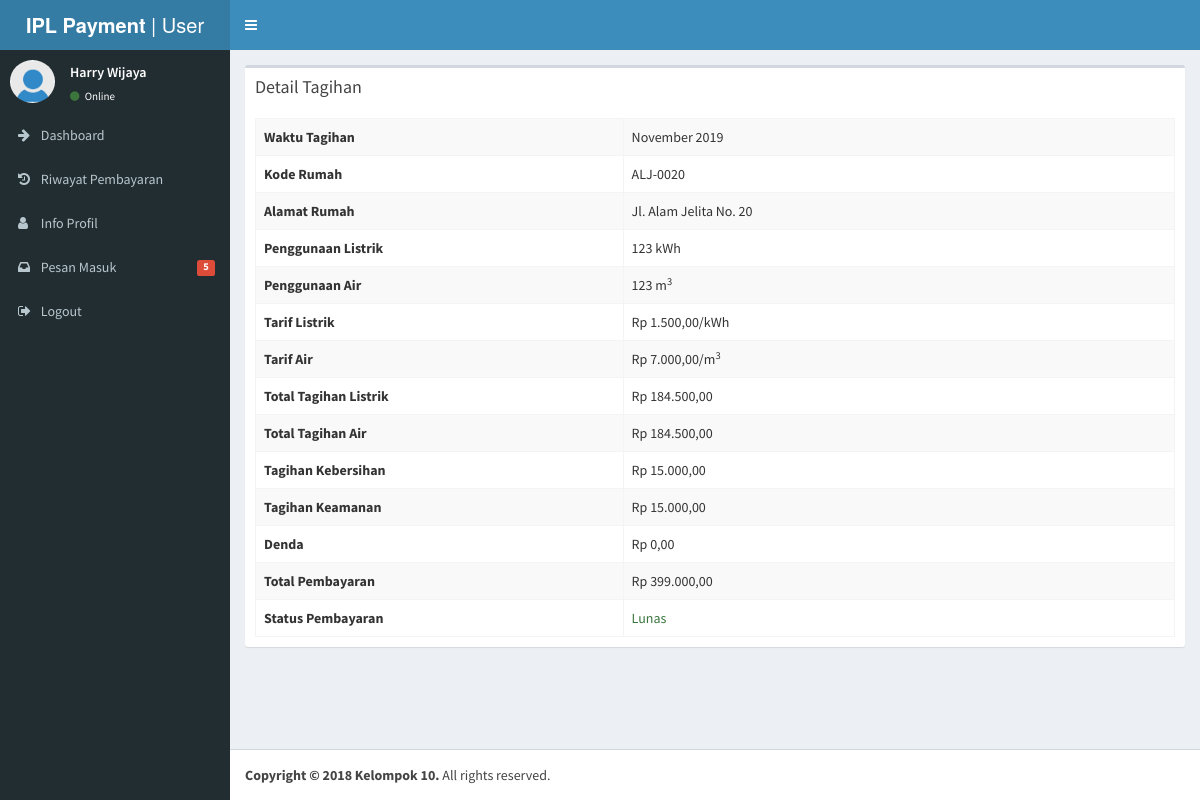
Screenshot of /tagihan_detail.php?id=15 (signed in) with the database file from the repository.
### tables this page shows
CREATE TABLE `user` (
  `id` int(11) NOT NULL,
  `nama` varchar(255) NOT NULL,
  `nik` varchar(255) NOT NULL,
  `nomor_hp` varchar(255) NOT NULL,
  `rumah_id` int(11) NOT NULL,
  `email` varchar(255) NOT NULL,
  `password` varchar(255) NOT NULL
);

CREATE TABLE `tagihan` (
  `id` int(11) NOT NULL,
  `rumah_id` int(11) NOT NULL,
  `listrik` int(11) NOT NULL,
  `air` int(11) NOT NULL,
  `tagihan_kebersihan` int(11) NOT NULL,
  `tagihan_keamanan` int(11) NOT NULL,
  `tagihan_listrik` int(11) NOT NULL,
  `tagihan_air` int(11) NOT NULL,
  `denda` int(11) NOT NULL,
  `total` int(11) NOT NULL,
  `tanggal` int(11) NOT NULL,
  `bulan` varchar(255) NOT NULL,
  `tahun` varchar(255) NOT NULL,
  `status` int(11) NOT NULL,
  `bukti_bayar` varchar(255) NOT NULL,
  `flag_bulan_denda` int(11) NOT NULL
);

CREATE TABLE `rumah` (
  `id` int(11) NOT NULL,
  `kode` varchar(255) NOT NULL,
  `alamat` text NOT NULL
);

CREATE TABLE `tarif` (
  `air` int(11) NOT NULL,
  `listrik` int(11) NOT NULL,
  `keamanan` int(11) NOT NULL,
  `kebersihan` int(11) NOT NULL
);

### config/koneksi.php (called while the page is built, shortened)
<?php
function rupiah($angka){
	$hasil_rupiah = "Rp " . number_format($angka,2,',','.');
	return $hasil_rupiah;
}
function bulanIndo($angka){
	switch ($angka) {
		case 11:
			return "November";
			break;
	}
}
?>

### tagihan_detail.php (the view, shortened to what this page needs)
<?php
require_once "config/koneksi.php";
$adminId = $_SESSION['user'];
$resPanitia = mysqli_query($conn, "SELECT * FROM user WHERE id='$adminId'");
$rowPanitia = mysqli_fetch_assoc($resPanitia);
$siswaId = $_GET['id'];
$resData = mysqli_query($conn, "SELECT * FROM tagihan INNER JOIN rumah ON tagihan.rumah_id = rumah.id INNER JOIN user ON tagihan.rumah_id = user.rumah_id WHERE tagihan.id='$siswaId'");
$rowData = mysqli_fetch_assoc($resData);
$tarif = mysqli_query($conn, "SELECT * FROM tarif");
$rowTarif = mysqli_fetch_assoc($tarif);
?>
<!DOCTYPE html>
<html>
<head>
  <link rel="stylesheet" href="lib/bootstrap/css/bootstrap.min.css">
  <link rel="stylesheet" href="https://cdnjs.cloudflare.com/ajax/libs/font-awesome/4.5.0/css/font-awesome.min.css">
  <link rel="stylesheet" href="https://cdnjs.cloudflare.com/ajax/libs/ionicons/2.0.1/css/ionicons.min.css">
  <link rel="stylesheet" href="dist/css/AdminLTE.min.css">
  <link rel="stylesheet" href="dist/css/skins/_all-skins.min.css">
  <link rel="stylesheet" href="plugins/iCheck/flat/blue.css">
  <link rel="stylesheet" href="plugins/morris/morris.css">
  <link rel="stylesheet" href="plugins/jvectormap/jquery-jvectormap-1.2.2.css">
  <link rel="stylesheet" href="plugins/datepicker/datepicker3.css">
  <link rel="stylesheet" href="plugins/daterangepicker/daterangepicker.css">
  <link rel="stylesheet" href="plugins/bootstrap-wysihtml5/bootstrap3-wysihtml5.min.css">
</head>
<body class="hold-transition skin-blue sidebar-mini">
<div class="wrapper">
  <header class="main-header">
    <a href="index.php" class="logo">
      <span class="logo-lg"><b>IPL Payment</b> | User</span>
    </a>
    <nav class="navbar navbar-static-top">
      <a href="#" class="sidebar-toggle" data-toggle="offcanvas" role="button">
      </a>
    </nav>
  </header>
  <aside class="main-sidebar">
    <section class="sidebar">
      <div class="user-panel">
        <div class="pull-left image">
          <img src="images/user.jpg" class="img-circle" alt="User Image">
        </div>
        <div class="pull-left info">
          <p><?php echo $rowPanitia['nama']; ?></p>
          <a href="#"><i class="fa fa-circle text-success"></i> Online</a>
        </div>
      </div>
      <?php include("config/nav_user.php");?>
    </section>
  </aside>
  <div class="content-wrapper">
    <section class="content">
          <div class="box">
            <div class="box-header">
              <h3 class="box-title">Detail Tagihan</h3>
            </div>
            <div class="box-body table-responsive">
          <table class="table table-bordered table-striped">
            <tr>
              <th width="40%">Waktu Tagihan</th>
              <td width="60%"><?php echo bulanIndo($rowData['bulan']) . " " . date('Y'); ?></td>
            </tr>
            <tr>
              <th width="40%">Kode Rumah</th>
              <td width="60%"><?php echo $rowData['kode']; ?></td>
            </tr>
            <tr>
              <th width="40%">Alamat Rumah</th>
              <td width="60%"><?php echo $rowData['alamat']; ?></td>
            </tr>
            <tr>
              <th width="40%">Penggunaan Listrik</th>
              <td width="60%"><?php echo $rowData['listrik']; ?> kWh</td>
            </tr>
            <tr>
              <th width="40%">Penggunaan Air</th>
              <td width="60%"><?php echo $rowData['air']; ?> m<sup>3</sup></td>
            </tr>
            <tr>
              <th width="40%">Tarif Listrik</th>
              <td width="60%"><?php echo rupiah($rowTarif['listrik']); ?>/kWh</td>
            </tr>
            <tr>
              <th width="40%">Tarif Air</th>
              <td width="60%"><?php echo rupiah($rowTarif['air']); ?>/m<sup>3</sup></td>
            </tr>
            <tr>
              <th width="40%">Total Tagihan Listrik</th>
              <td width="60%"><?php echo rupiah($rowData['tagihan_listrik']); ?></td>
            </tr>
            <tr>
              <th width="40%">Total Tagihan Air</th>
              <td width="60%"><?php echo rupiah($rowData['tagihan_air']); ?></td>
            </tr>
            <tr>
              <th width="40%">Tagihan Kebersihan</th>
              <td width="60%"><?php echo rupiah($rowData['tagihan_kebersihan']); ?></td>
            </tr>
            <tr>
              <th width="40%">Tagihan Keamanan</th>
              <td width="60%"><?php echo rupiah($rowData['tagihan_keamanan']); ?></td>
            </tr>
            <tr>
              <th width="40%">Denda</th>
              <td width="60%"><?php echo rupiah($rowData['denda']); ?></td>
            </tr>
            <tr>
              <th width="40%">Total Pembayaran</th>
              <td width="60%"><?php echo rupiah($rowData['total']); ?></td>
            </tr>
            <tr>
              <th width="40%">Status Pembayaran</th>
              <td width="60%">
                      <?php
                        switch ($rowData['status']) {
                          case 2:
                          echo "<span class='text-success'>Lunas</span>";
                            break;
                        }
                      ?></td>
            </tr>
          </table>
        </div>
          </div>
    </section>
  </div>
  <footer class="main-footer">
    <strong>Copyright &copy; 2018 Kelompok 10.</strong> All rights
    reserved.
  </footer>
</div>
</body>
</html>

### rows the page displays
user: nama "Harry Wijaya"
tagihan: bulan "November", rumah.kode "ALJ-0020", rumah.alamat "Jl. Alam Jelita No. 20", listrik "123", air "123", tagihan_listrik "Rp 184.500,00", tagihan_air "Rp 184.500,00", tagihan_kebersihan "Rp 15.000,00", tagihan_keamanan "Rp 15.000,00", denda "Rp 0,00", total "Rp 399.000,00"
tarif: listrik "Rp 1.500,00", air "Rp 7.000,00"

### other values shown
$jumlahInbox "5"
